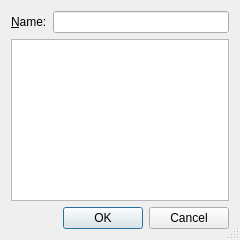
<?xml version="1.0" encoding="UTF-8"?>
<ui version="4.0">
 <class>TemplateEditDialog</class>
 <widget class="QDialog" name="TemplateEditDialog">
  <property name="windowModality">
   <enum>Qt::ApplicationModal</enum>
  </property>
  <property name="geometry">
   <rect>
    <x>0</x>
    <y>0</y>
    <width>240</width>
    <height>240</height>
   </rect>
  </property>
  <property name="windowTitle">
   <string>Edit Template</string>
  </property>
  <property name="sizeGripEnabled">
   <bool>true</bool>
  </property>
  <property name="modal">
   <bool>true</bool>
  </property>
  <layout class="QGridLayout" name="gridLayout">
   <item row="0" column="0">
    <widget class="QLabel" name="label">
     <property name="text">
      <string>&amp;Name:</string>
     </property>
     <property name="buddy">
      <cstring>nameEdit</cstring>
     </property>
    </widget>
   </item>
   <item row="0" column="1">
    <widget class="QLineEdit" name="nameEdit"/>
   </item>
   <item row="1" column="0" colspan="2">
    <widget class="QPlainTextEdit" name="bodyEdit"/>
   </item>
   <item row="2" column="0" colspan="2">
    <widget class="QDialogButtonBox" name="buttonBox">
     <property name="orientation">
      <enum>Qt::Horizontal</enum>
     </property>
     <property name="standardButtons">
      <set>QDialogButtonBox::Cancel|QDialogButtonBox::Ok</set>
     </property>
    </widget>
   </item>
  </layout>
 </widget>
 <resources/>
 <connections>
  <connection>
   <sender>buttonBox</sender>
   <signal>accepted()</signal>
   <receiver>TemplateEditDialog</receiver>
   <slot>accept()</slot>
   <hints>
    <hint type="sourcelabel">
     <x>248</x>
     <y>254</y>
    </hint>
    <hint type="destinationlabel">
     <x>157</x>
     <y>274</y>
    </hint>
   </hints>
  </connection>
  <connection>
   <sender>buttonBox</sender>
   <signal>rejected()</signal>
   <receiver>TemplateEditDialog</receiver>
   <slot>reject()</slot>
   <hints>
    <hint type="sourcelabel">
     <x>316</x>
     <y>260</y>
    </hint>
    <hint type="destinationlabel">
     <x>286</x>
     <y>274</y>
    </hint>
   </hints>
  </connection>
 </connections>
</ui>
